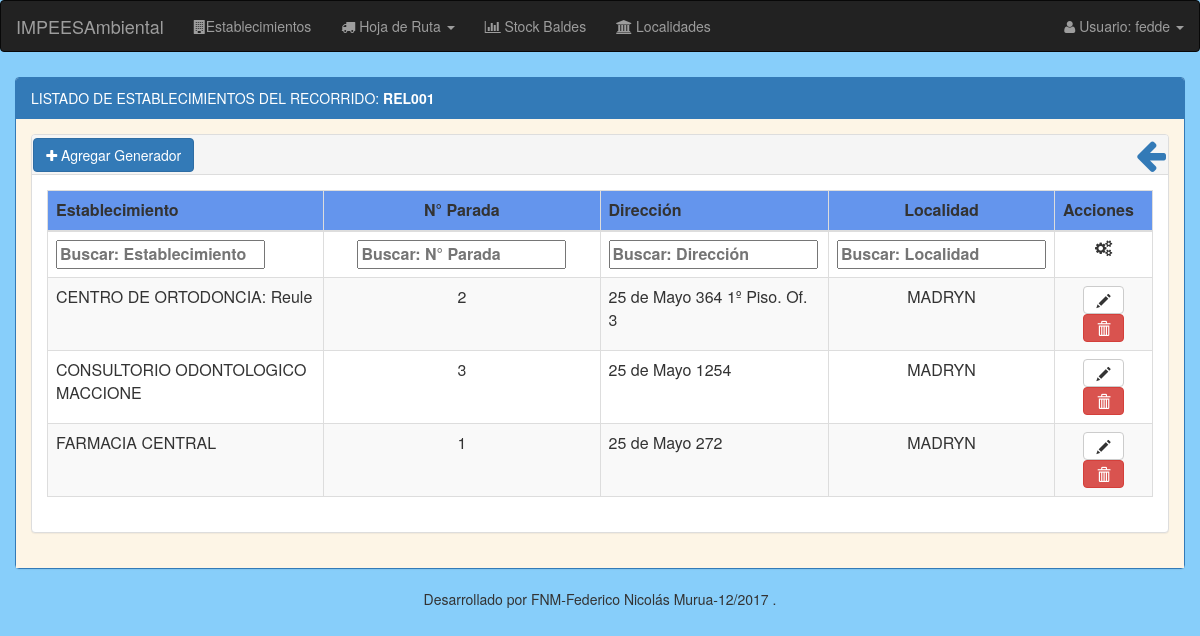
The app's page /generadores/listado/establecimientos/recorrido/3/1/ (signed in), older data.
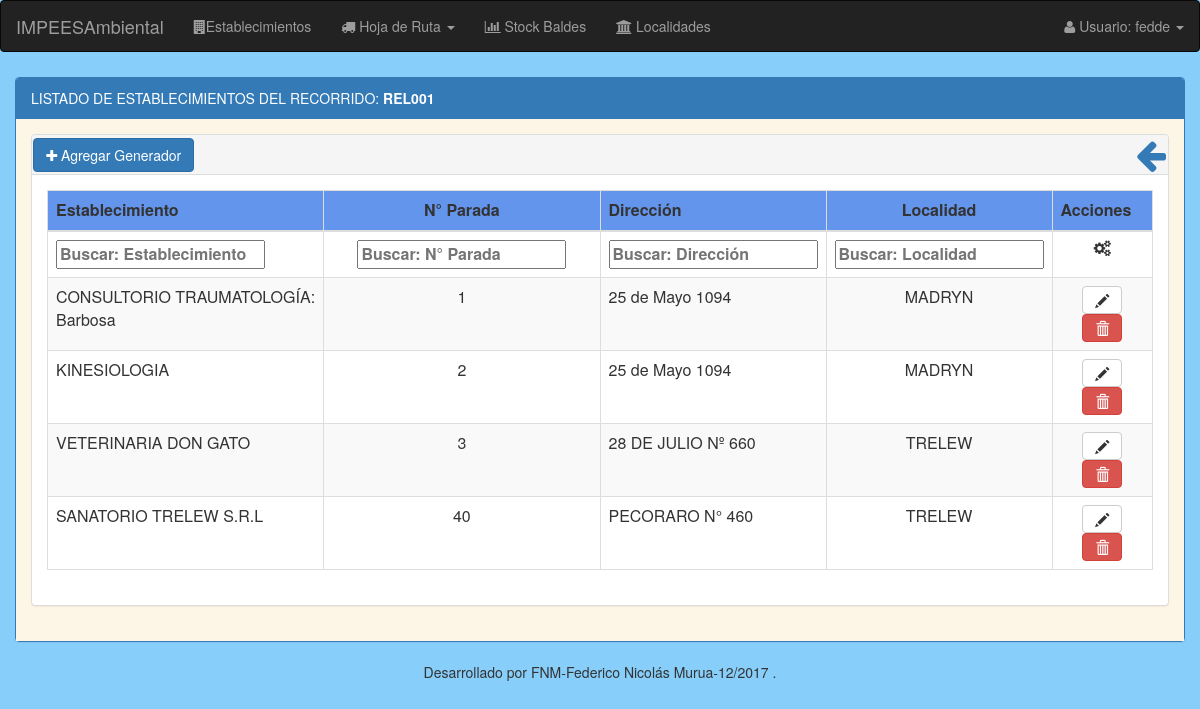
The same page, newer data.
### modulo_I/models.py (models this page shows, shortened)
class EstablecimientoGenerador(models.Model):
    nro_inscripcion = models.BigIntegerField(unique=True, blank=True, null=True, default=None) # N° inscripcion registro de generadores provincia del chubut
    activo = models.BooleanField(default=False)
    razon_social = models.CharField(max_length=50)
    direccion = models.CharField(max_length=100)
    tipo_actividad = MultiSelectField(choices=sorted(Actividades), blank=True, null=True)
    recoleccion = MultiSelectField(choices=Dias, blank=True, null=True)
    localidad = models.ForeignKey('Localidad', null=True, on_delete=models.SET_NULL)
    telefono = models.CharField(max_length=50, blank=True, null=True)
    email = models.CharField(max_length=200, blank=True, null=True)
    responsable_ambiental = models.CharField(max_length=50, blank=True, null=True)
    cuit = models.CharField(max_length=20, blank=True, null=True)
    recorrido = models.ForeignKey('Recorrido', blank=True, null=True, on_delete=models.SET_NULL)
    nro_parada = models.IntegerField(validators=[MinValueValidator(1)], blank=True, null=True)
    recorrido_extra = models.ForeignKey('Recorrido', blank=True, null=True, on_delete=models.SET_NULL, related_name="recorrido_extra")
    nro_parada_extra = models.IntegerField(validators=[MinValueValidator(1)], blank=True, null=True)

class Localidad(models.Model):
    nombre = models.CharField(max_length=25)
    cp = models.IntegerField(validators=[MinValueValidator(1)], unique=True)
    provincia = models.ForeignKey('Provincia', on_delete=models.CASCADE)

class Recorrido(models.Model):
    nombre = models.CharField(max_length=50, unique=True)
    extra = models.BooleanField(default=False)

### modulo_I/views.py (the view)
@login_required
def listado_establecimientos_recorrido(request, id_recorrido, dia):
    if dia!='0' and dia!='6':
        listado = EstablecimientoGenerador.objects.filter(activo=True, recorrido__id=id_recorrido)
        listado_establecimientos = []
        '''
        PROBAR LO ACORDADO SI QUEDA ANTES DE SUBIR
        si se modifica, si es igual solo actualizar (?)
        '''
        for e in listado:
            if Dias[int(dia)][1] in e.get_recoleccion_display(): # para obtener valor de la tupla
                listado_establecimientos.append(e)
        flag = True #para el nro de parada en la lista.
    else:
        listado_establecimientos = EstablecimientoGenerador.objects.filter(activo=True, recorrido_extra__id=id_recorrido, recoleccion__icontains=dia)
        flag = False
    return render(request, 'establecimiento/recorrido/establecimientos_recorrido_listado.html', {'flag':flag, 'listado_establecimientos': listado_establecimientos, 'recorrido':Recorrido.objects.get(id=id_recorrido), 'dia':dia})

### modulo_I/templates/establecimiento/recorrido/establecimientos_recorrido_listado.html
{% extends "base/base_listado.html" %}
{% load staticfiles %}
{% load staticfiles bootstrap3 %}
{% block panel-heading %}
  LISTADO DE ESTABLECIMIENTOS DEL RECORRIDO: <strong>{{recorrido.nombre}}</strong>
{% endblock %}
{% block panel-heading-tabla %}
  <div style="padding-top:0.3%; padding-left:0.1%;">
    <a href="{% url 'registroHojaRuta:agregar_itinerario' id_recorrido=recorrido.id dia=dia %}" class="btn btn-primary"><i class="fa fa-plus"></i> Agregar Generador</a>
    <a href="{% url 'registroHojaRuta:generar_hoja_ruta' dia=dia %}" data-toggle="tooltip" title="Volver"><i class="fa fa-arrow-left pull-right" style="font-size: 35px;padding-right:2px;"></i></a>
  </div>
{% endblock %}
{% block thead-tabla %}
  <thead>
  <tr style="background:#6495ED;">
      <th width="25%">Establecimiento</th>
      <th width="25%" style="text-align:center;">N° Parada</th>
      <th>Dirección</th>
      <th style="text-align:center;">Localidad</th>
      <th>Acciones</th>
  </tr>
  </thead>
{% endblock %}
{% block tfoot-tabla %}
  <tfoot >
     <tr>
       <th>Establecimiento</th>
       <th style="text-align:center;" width="25%">N° Parada</th>
       <th>Dirección</th>
       <th style="text-align:center;">Localidad</th>
       <th style="text-align:center;"><i class="fa fa-cogs"></i></th>
    </tr>
  </tfoot>
{% endblock %}
{% block tbody-tabla %}
  <tbody>
  {% for establecimiento in listado_establecimientos %}
      <tr>
          <td>{{ establecimiento.razon_social }}</td>
          {% if flag %}
            <td style="text-align:center;"> {{ establecimiento.nro_parada|default_if_none:"-" }}</td>
          {% else %}
            <td style="text-align:center;"> {{ establecimiento.nro_parada_extra|default_if_none:"-" }}</td>
          {% endif %}
          <td>{{ establecimiento.direccion }}</td>
          <td style="text-align:center;">{{ establecimiento.localidad.nombre }}</td>
          <td align="center">
            <a class="btn btn-default" data-toggle="tooltip" title="Modificar" href="{% url 'registroHojaRuta:modificar_itinerario' id_generador=establecimiento.id id_recorrido=recorrido.id dia=dia%}"><em class="glyphicon glyphicon-pencil"></em></a>
            <a href="{% url 'registroHojaRuta:baja_itinerario' id_generador=establecimiento.id id_recorrido=recorrido.id dia=dia %}" onclick="return confirm('Esta seguro que sea quitar el generador?')" class="btn btn-danger" data-toggle="tooltip" title="Eliminar" href="#"><em class="glyphicon glyphicon-trash"></em></a>
          </td>
      </tr>
  {% endfor %}
  </tbody>
{% endblock %}

Row changes from the older to the newer data that the page shows:
no longer on this page (row edited): EstablecimientoGenerador: razon_social "CENTRO DE ORTODONCIA: Reule", nro_parada "2", direccion "25 de Mayo 364 1º Piso. Of. 3", localidad.nombre "MADRYN"
no longer on this page (row edited): EstablecimientoGenerador: razon_social "CONSULTORIO ODONTOLOGICO MACCIONE", nro_parada "3", direccion "25 de Mayo 1254", localidad.nombre "MADRYN"
no longer on this page (row edited): EstablecimientoGenerador: razon_social "FARMACIA CENTRAL", nro_parada "1", direccion "25 de Mayo 272", localidad.nombre "MADRYN"
now on this page (row edited): EstablecimientoGenerador: razon_social "CONSULTORIO TRAUMATOLOGÍA: Barbosa", nro_parada "1", direccion "25 de Mayo 1094", localidad.nombre "MADRYN"
now on this page (row edited): EstablecimientoGenerador: razon_social "KINESIOLOGIA", nro_parada "2", direccion "25 de Mayo 1094", localidad.nombre "MADRYN"
now on this page (row edited): EstablecimientoGenerador: razon_social "VETERINARIA DON GATO", nro_parada "3", direccion "28 DE JULIO Nº 660", localidad.nombre "TRELEW"
now on this page (row edited): EstablecimientoGenerador: razon_social "SANATORIO TRELEW S.R.L", nro_parada "40", direccion "PECORARO N° 460", localidad.nombre "TRELEW"
